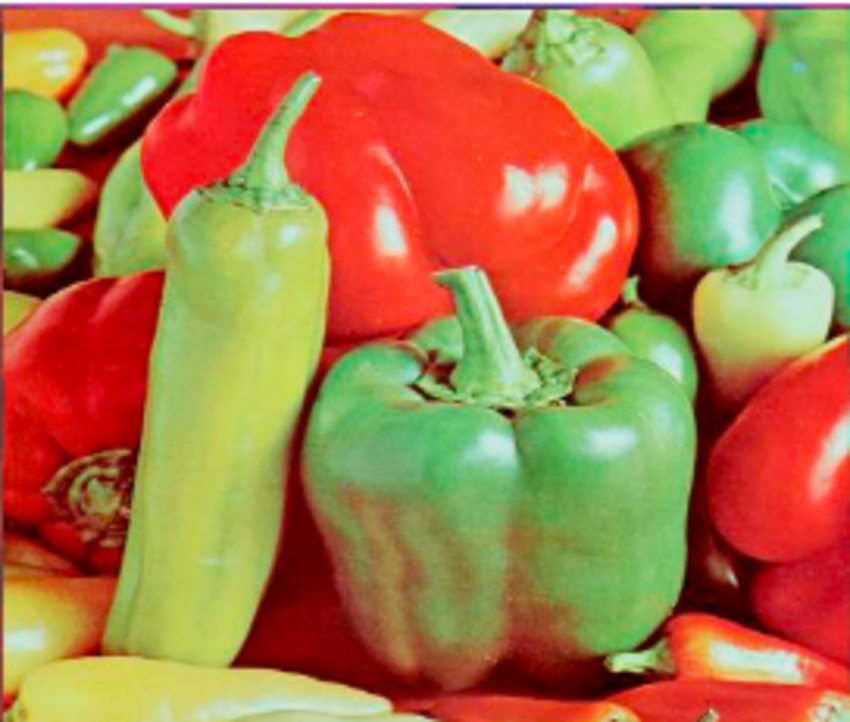
#> input picture HistogramEqualizer/peppers.png, 850 x 722 px
$ python ColorMatplot.py
#> lines starting #> are read from the running program, lines starting #| are printed output that depends on the picture
import cv2
import matplotlib.pyplot as plt

#Read the image in grey scale
img = cv2.imread('peppers.png',1)
#> img is the input picture: shape (722, 850, 3); mean B, G, R 71.7, 122.7, 170

img = cv2.cvtColor(img,cv2.COLOR_BGR2RGB)
R, G, B = cv2.split(img)
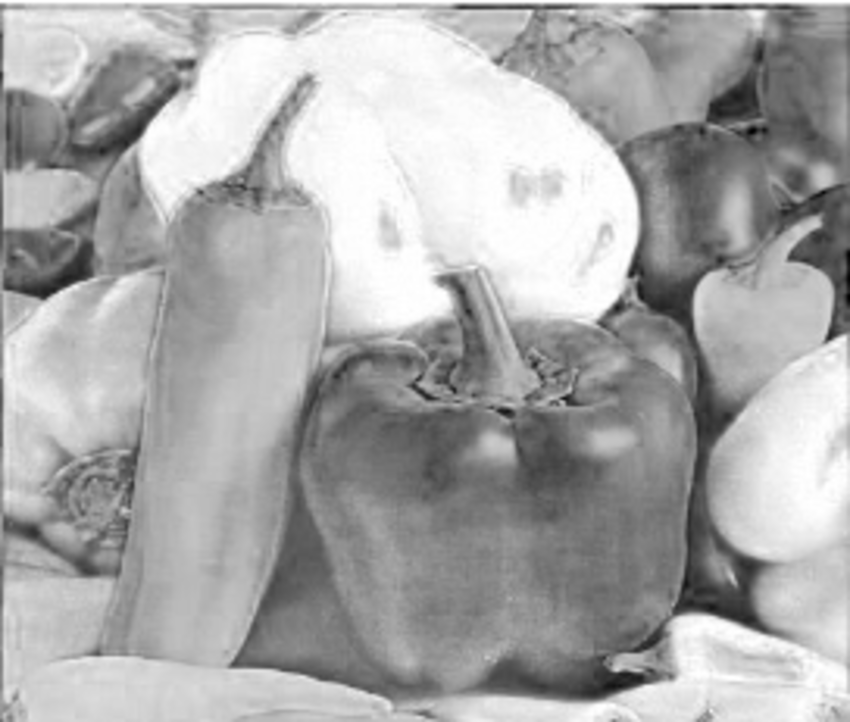
#> R: shape (722, 850); min 0, max 255, mean 170
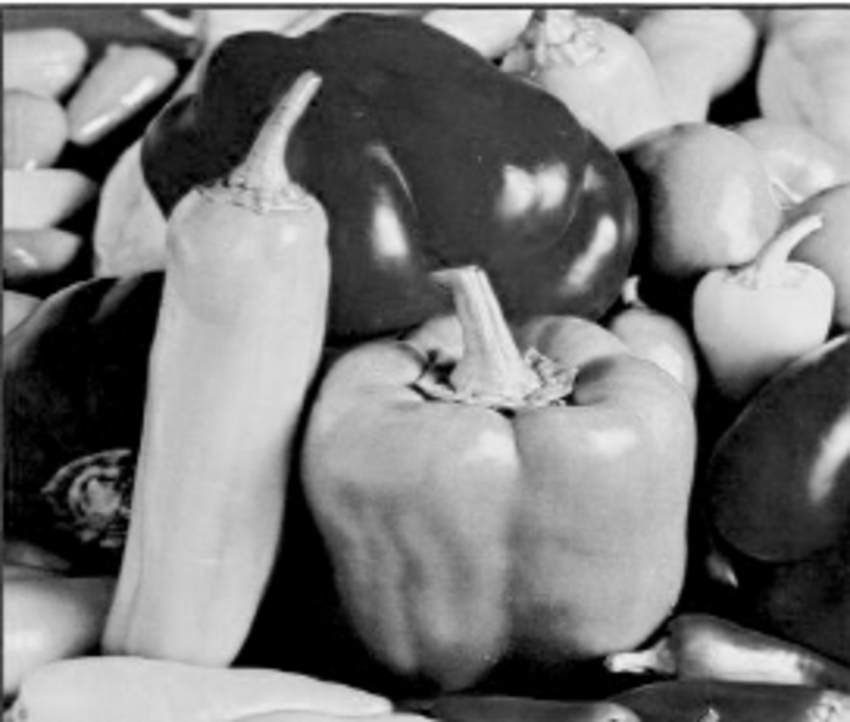
#> G: shape (722, 850); min 0, max 255, mean 122.7
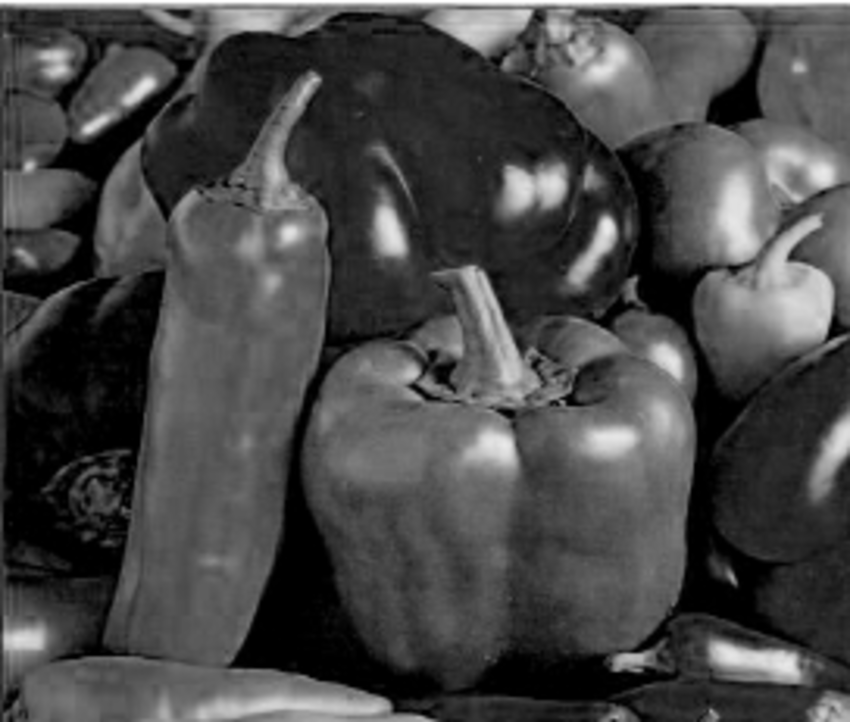
#> B: shape (722, 850); min 0, max 255, mean 71.7

plt.subplot(2,2,1)
plt.imshow(img,)
plt.title('Image', size=20)
plt.xticks([])
plt.yticks([])

plt.subplot(2,2,2)
plt.hist(R.ravel(), 256, [0,255])
plt.title('Red Channel Histogram', size=20)
plt.xlim(xmin= 0, xmax=256)

plt.subplot(2,2,3)
plt.hist(G.ravel(), 256, [0,255])
plt.title('Green Channel Histogram', size=20)
plt.xlim(xmin= 0, xmax=256)

plt.subplot(2,2,4)
plt.hist(B.ravel(), 256, [0,255])
plt.title('Blue Channel Histogram', size=20)
plt.xlim(xmin= 0, xmax=256)
plt.show()
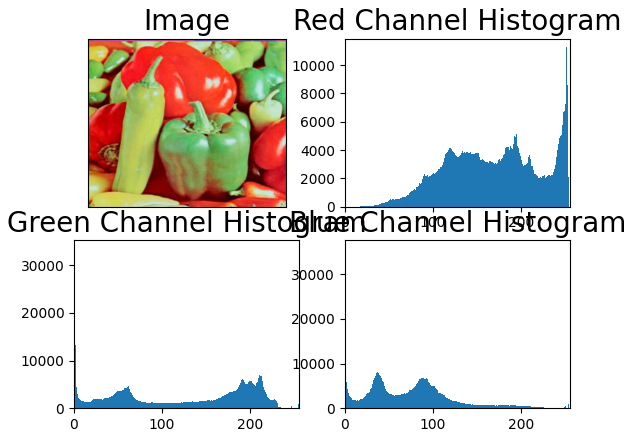
#> figure drawn by matplotlib, 4 panels; panel 2: tallest bar 11316 high, from x = 252 to 253; panel 3: tallest bar 33564 high, from x = 0 to 0.996; panel 4: tallest bar 35811 high, from x = 0 to 0.996
